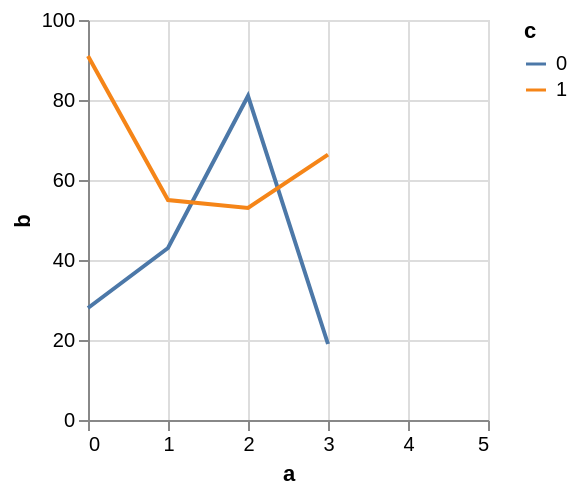

The specification (Vega-Lite) saved for this image:
### Vega specification from a JSON file in a GitHub repository (floating-point values rounded to 4 significant figures)
{"$schema": "https://vega.github.io/schema/vega/v5.json", "background": "white", "padding": 5, "width": 200, "height": 200, "style": "cell", "data": [{"name": "source_0", "values": [{"a": 0, "b": 28, "c": 0}, {"a": 0, "b": 91, "c": 1}, {"a": 1, "b": 43, "c": 0}, {"a": 1, "b": 55, "c": 1}, {"a": 2, "b": 81, "c": 0}, {"a": 2, "b": 53, "c": 1}, {"a": 3, "b": 19, "c": 0}]}, {"name": "data_0", "source": "source_0", "transform": [{"type": "formula", "expr": "toNumber(datum[\"a\"])", "as": "a"}, {"type": "impute", "field": "b", "key": "a", "method": "value", "groupby": ["c"], "value": null}, {"type": "window", "as": ["imputed_b_value"], "ops": ["mean"], "fields": ["b"], "frame": [null, null], "ignorePeers": false, "groupby": ["c"]}, {"type": "formula", "expr": "datum.b === null ? datum.imputed_b_value : datum.b", "as": "b"}]}], "marks": [{"name": "pathgroup", "type": "group", "from": {"facet": {"name": "faceted_path_main", "data": "data_0", "groupby": ["c"]}}, "encode": {"update": {"width": {"field": {"group": "width"}}, "height": {"field": {"group": "height"}}}}, "marks": [{"name": "marks", "type": "line", "style": ["line"], "sort": {"field": "datum[\"a\"]"}, "from": {"data": "faceted_path_main"}, "encode": {"update": {"stroke": {"scale": "color", "field": "c"}, "x": {"scale": "x", "field": "a"}, "y": {"scale": "y", "field": "b"}, "defined": {"signal": "isValid(datum[\"a\"]) && isFinite(+datum[\"a\"]) && isValid(datum[\"b\"]) && isFinite(+datum[\"b\"])"}}}}]}], "scales": [{"name": "x", "type": "linear", "domain": {"data": "data_0", "field": "a"}, "range": [0, {"signal": "width"}], "nice": 1, "zero": false}, {"name": "y", "type": "linear", "domain": {"data": "data_0", "field": "b"}, "range": [{"signal": "height"}, 0], "nice": true, "zero": true}, {"name": "color", "type": "ordinal", "domain": {"data": "data_0", "field": "c", "sort": true}, "range": "category"}], "axes": [{"scale": "x", "orient": "bottom", "gridScale": "y", "grid": true, "tickCount": {"signal": "ceil(width/40)"}, "domain": false, "labels": false, "maxExtent": 0, "minExtent": 0, "ticks": false, "zindex": 0}, {"scale": "y", "orient": "left", "gridScale": "x", "grid": true, "tickCount": {"signal": "ceil(height/40)"}, "domain": false, "labels": false, "maxExtent": 0, "minExtent": 0, "ticks": false, "zindex": 0}, {"scale": "x", "orient": "bottom", "grid": false, "title": "a", "labelFlush": true, "labelOverlap": true, "tickCount": {"signal": "ceil(width/40)"}, "zindex": 0}, {"scale": "y", "orient": "left", "grid": false, "title": "b", "labelOverlap": true, "tickCount": {"signal": "ceil(height/40)"}, "zindex": 0}], "legends": [{"stroke": "color", "gradientLength": {"signal": "clamp(height, 64, 200)"}, "symbolType": "stroke", "title": "c"}]}
